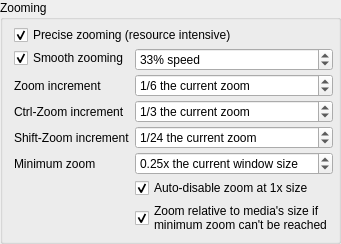
            <widget class="QGroupBox" name="groupBox_7">
             <property name="title">
              <string>Zooming</string>
             </property>
             <layout class="QFormLayout" name="formLayout_10">
              <property name="horizontalSpacing">
               <number>5</number>
              </property>
              <property name="verticalSpacing">
               <number>3</number>
              </property>
              <property name="topMargin">
               <number>5</number>
              </property>
              <property name="rightMargin">
               <number>5</number>
              </property>
              <property name="bottomMargin">
               <number>6</number>
              </property>
              <item row="0" column="0" colspan="2">
               <widget class="QCheckBox" name="checkZoomPrecise">
                <property name="toolTip">
                 <string>If checked, the position being zoomed in on will be far more precise.
Normally, calculations for position, size, and zoom use QRect, QSize,
and QPoint, which lack floating point precision. This forces QRectF,
QSizeF, and QPointF to be used instead, which massively increases
precision at the cost of being far more resource intensive. Low-end
systems will see noticable lag.

NOTE: This setting is far more intense with smooth zooming enabled.</string>
                </property>
                <property name="text">
                 <string>Precise zooming (resource intensive)</string>
                </property>
                <property name="checked">
                 <bool>true</bool>
                </property>
               </widget>
              </item>
              <item row="1" column="0">
               <widget class="QCheckBox" name="checkZoomSmooth">
                <property name="toolTip">
                 <string>If checked, zooming will smoothly transition between zoom levels.</string>
                </property>
                <property name="text">
                 <string>Smooth zooming</string>
                </property>
                <property name="checked">
                 <bool>true</bool>
                </property>
               </widget>
              </item>
              <item row="1" column="1">
               <widget class="QSpinBox" name="spinZoomSmoothFactor">
                <property name="toolTip">
                 <string>The speed at which the smooth zooming effect takes place.

NOTE: The &quot;speed&quot; actually refers to the factor used during
each step of the smoothing animation. For example, if you
zoom from 1x to 10x 50% speed, the animation would be:
1x → 5x → 7.5x → 8.75x → etc.

This setting may have different effects for any additional
animation types added in the future.</string>
                </property>
                <property name="suffix">
                 <string>% speed</string>
                </property>
                <property name="minimum">
                 <number>15</number>
                </property>
                <property name="maximum">
                 <number>65</number>
                </property>
                <property name="value">
                 <number>33</number>
                </property>
               </widget>
              </item>
              <item row="2" column="0">
               <widget class="QLabel" name="label_62">
                <property name="toolTip">
                 <string>The value used when incrementing the zoom.
A higher denominator means smaller jumps
between levels.

The increment is relative to the current zoom
level in order to provide a more proportional
jump between zoom levels: the larger the
zoom, the larger the jump.</string>
                </property>
                <property name="text">
                 <string>Zoom increment</string>
                </property>
               </widget>
              </item>
              <item row="2" column="1">
               <widget class="QSpinBox" name="spinZoomIncrement">
                <property name="suffix">
                 <string> the current zoom</string>
                </property>
                <property name="prefix">
                 <string>1/</string>
                </property>
                <property name="minimum">
                 <number>2</number>
                </property>
                <property name="maximum">
                 <number>100</number>
                </property>
                <property name="value">
                 <number>6</number>
                </property>
               </widget>
              </item>
              <item row="3" column="0">
               <widget class="QLabel" name="label_63">
                <property name="toolTip">
                 <string>The value used when incrementing the zoom
while holding Ctrl. A higher denominator
means smaller jumps between levels.

The increment is relative to the current zoom
level in order to provide a more proportional
jump between zoom levels: the larger the
zoom, the larger the jump.</string>
                </property>
                <property name="text">
                 <string>Ctrl-Zoom increment</string>
                </property>
               </widget>
              </item>
              <item row="3" column="1">
               <widget class="QSpinBox" name="spinZoomCtrlIncrement">
                <property name="suffix">
                 <string> the current zoom</string>
                </property>
                <property name="prefix">
                 <string>1/</string>
                </property>
                <property name="minimum">
                 <number>2</number>
                </property>
                <property name="maximum">
                 <number>100</number>
                </property>
                <property name="value">
                 <number>3</number>
                </property>
               </widget>
              </item>
              <item row="4" column="0">
               <widget class="QLabel" name="label_64">
                <property name="toolTip">
                 <string>The value used when incrementing the zoom
while holding Shift. A higher denominator
means smaller jumps between levels.

The increment is relative to the current zoom
level in order to provide a more proportional
jump between zoom levels: the larger the
zoom, the larger the jump. A higher value
here means smaller jumps between levels.</string>
                </property>
                <property name="text">
                 <string>Shift-Zoom increment</string>
                </property>
               </widget>
              </item>
              <item row="4" column="1">
               <widget class="QSpinBox" name="spinZoomShiftIncrement">
                <property name="suffix">
                 <string> the current zoom</string>
                </property>
                <property name="prefix">
                 <string>1/</string>
                </property>
                <property name="minimum">
                 <number>2</number>
                </property>
                <property name="maximum">
                 <number>100</number>
                </property>
                <property name="value">
                 <number>24</number>
                </property>
               </widget>
              </item>
              <item row="5" column="0">
               <widget class="QLabel" name="label_61">
                <property name="toolTip">
                 <string>The minimum zoom factor allowed for media,
relative to the current size of your window.</string>
                </property>
                <property name="text">
                 <string>Minimum zoom</string>
                </property>
               </widget>
              </item>
              <item row="5" column="1">
               <widget class="QDoubleSpinBox" name="spinZoomMinimumFactor">
                <property name="suffix">
                 <string>x the current window size</string>
                </property>
                <property name="minimum">
                 <double>0.050000000000000</double>
                </property>
                <property name="maximum">
                 <double>1.000000000000000</double>
                </property>
                <property name="singleStep">
                 <double>0.050000000000000</double>
                </property>
                <property name="value">
                 <double>0.250000000000000</double>
                </property>
               </widget>
              </item>
              <item row="6" column="1">
               <widget class="QCheckBox" name="checkZoomAutoDisable1x">
                <property name="toolTip">
                 <string>If checked and &quot;Minimum zoom&quot; is set to 1.00x,
decreasing the zoom to 1.00x will disable zoom-
mode and reset the media's position.</string>
                </property>
                <property name="text">
                 <string>Auto-disable zoom at 1x size</string>
                </property>
                <property name="checked">
                 <bool>true</bool>
                </property>
               </widget>
              </item>
              <item row="7" column="1">
               <widget class="QCheckBox" name="checkZoomForceMinimum">
                <property name="toolTip">
                 <string>If checked, and the minimum zoom factor cannot
actually be reached (i.e. the media is very small
to begin with), the minimum zoom will be set
relative to the media's size, not the window's.</string>
                </property>
                <property name="text">
                 <string>Zoom relative to media's size if
minimum zoom can't be reached</string>
                </property>
                <property name="checked">
                 <bool>true</bool>
                </property>
               </widget>
              </item>
             </layout>
            </widget>
